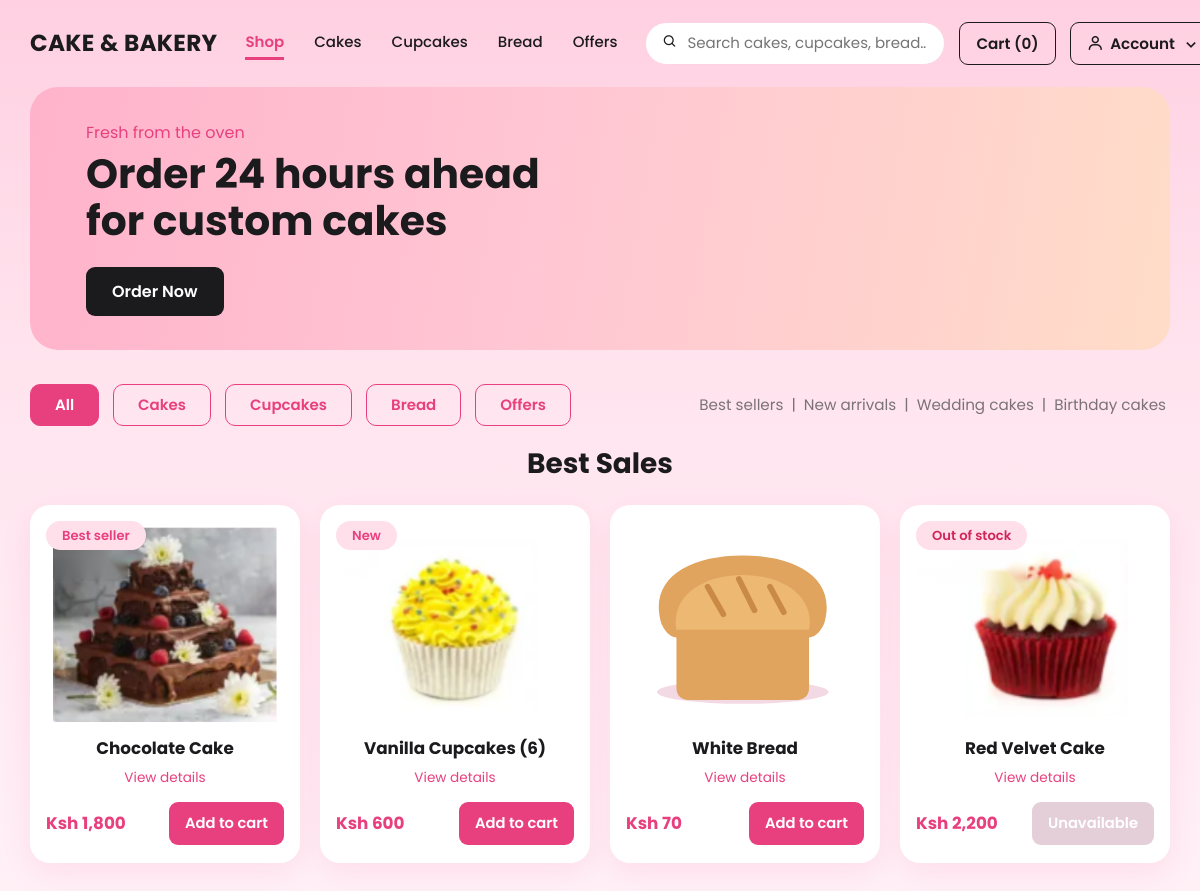
The page / on the database its author committed.
### tables this page shows
CREATE TABLE products (
  product_id INT AUTO_INCREMENT PRIMARY KEY,
  category_id INT NOT NULL,
  name VARCHAR(120) NOT NULL,
  description TEXT,
  price DECIMAL(10,2) NOT NULL CHECK (price >= 0),
  stock_qty INT NOT NULL DEFAULT 0 CHECK (stock_qty >= 0),
  low_stock_level INT NOT NULL DEFAULT 5,
  size_label VARCHAR(20) NULL,             
  pack_size INT NULL,                      
  badge ENUM('best_seller','new') NULL,    
  is_offer TINYINT(1) NOT NULL DEFAULT 0,  
  occasion ENUM('birthday','wedding') NULL,
  image VARCHAR(255) NOT NULL DEFAULT 'white-bread.png',
  is_active TINYINT(1) NOT NULL DEFAULT 1,
  FOREIGN KEY (category_id) REFERENCES categories(category_id)
);

### includes/auth.php (called while the page is built, shortened)
<?php
require_once __DIR__ . '/helpers.php';
function current_user(): ?array { return $_SESSION['user'] ?? null; }

### includes/migrate.php (called while the page is built, shortened)
<?php
function ensure_schema(PDO $pdo): void {
    $col = function (string $table, string $name, string $ddl) use ($pdo): void {
        try { $pdo->query("SELECT $name FROM $table LIMIT 0"); }
        catch (PDOException $e) {
            if (($e->errorInfo[1] ?? 0) == 1146 || stripos($e->getMessage(), 'no such table') !== false) throw $e;
            $pdo->exec("ALTER TABLE $table ADD COLUMN $name $ddl");
        }
    };
    try { $pdo->query('SELECT 1 FROM orders LIMIT 0'); } catch (PDOException $e) { return; }
    $col('orders',   'destination',         'VARCHAR(80) NULL');
    $col('orders',   'deleted_at',          'DATETIME NULL');
    $col('users',    'deleted_at',          'DATETIME NULL');
    $col('payments', 'payer_phone',         'VARCHAR(15) NULL');
    $col('payments', 'paid_amount',         'DECIMAL(10,2) NULL');
    $col('payments', 'merchant_request_id', 'VARCHAR(100) NULL');
    $col('payments', 'result_code',         'INT NULL');
    $col('payments', 'result_desc',         'VARCHAR(255) NULL');
    $col('payments', 'requested_at',        'DATETIME NULL');
    $col('payments', 'submitted_at',        'DATETIME NULL');
    $col('payments', 'verified_at',         'DATETIME NULL');
    $col('payments', 'verified_by',         'INT NULL');
    $col('payments', 'decline_reason',      'VARCHAR(255) NULL');
    install_delivery_destinations($pdo);
}
function install_delivery_destinations(PDO $pdo): void {
    try { $pdo->query('SELECT 1 FROM delivery_zones LIMIT 0'); }
    catch (PDOException $e) {
        $pdo->exec('CREATE TABLE IF NOT EXISTS delivery_zones (zone_id INT AUTO_INCREMENT PRIMARY KEY, name VARCHAR(80) NOT NULL UNIQUE, fee DECIMAL(10,2) NOT NULL, is_active TINYINT(1) NOT NULL DEFAULT 1) ENGINE=InnoDB');
    }
    $has = $pdo->prepare('SELECT COUNT(*) FROM delivery_zones WHERE name=?'); $has->execute([DELIVERY_DESTINATIONS[0][0]]);
    if ((int)$has->fetchColumn() > 0) return;
}

### config/db.php (called while the page is built, shortened)
<?php
function db(): PDO {
    static $pdo = null;
    if ($pdo === null) {
        try {
            $pdo = new PDO('mysql:host='.DB_HOST.';dbname='.DB_NAME.';charset=utf8mb4', DB_USER, DB_PASS, [
                PDO::ATTR_ERRMODE => PDO::ERRMODE_EXCEPTION,
                PDO::ATTR_DEFAULT_FETCH_MODE => PDO::FETCH_ASSOC,
                PDO::ATTR_EMULATE_PREPARES => false,
            ]);
        } catch (PDOException $e) {
            if (PHP_SAPI !== 'cli' && (($e->errorInfo[1] ?? 0) == 1049) && is_file(__DIR__.'/../install.php') && !headers_sent()) {
                header('Location: '.BASE_URL.'/install.php'); exit;
            }
            throw $e;
        }
        require_once __DIR__ . '/../includes/migrate.php';
        ensure_schema($pdo);
    }
    return $pdo;
}

### index.php (the view, shortened to what this page needs)
<?php
require_once 'includes/helpers.php';
require_once 'includes/auth.php';
$q = trim($_GET['q'] ?? '');
$where = ['p.is_active=1']; $args = [];
$st = db()->prepare('SELECT p.*, c.name AS category FROM products p JOIN categories c USING(category_id) WHERE '.implode(' AND ', $where).' ORDER BY (p.badge IS NULL), p.product_id');
$st->execute($args); $products = $st->fetchAll();
$titles = ['all'=>'Best Sales','cakes'=>'Cakes','cupcakes'=>'Cupcakes','bread'=>'Bread','offers'=>'Offers','best'=>'Best Sellers','new'=>'New Arrivals','wedding'=>'Wedding Cakes','birthday'=>'Birthday Cakes'];
$layout='shop'; $active='shop'; $title='Shop'; include 'includes/header.php'; ?>
<section class="hero">
  <div><small>Fresh from the oven</small><h2>Order 24 hours ahead for custom cakes</h2>
    <a class="btn-black" href="#products">Order Now</a></div>
</section>
<div class="chips">
  <?php foreach (['all'=>'All','cakes'=>'Cakes','cupcakes'=>'Cupcakes','bread'=>'Bread','offers'=>'Offers'] as $k=>$l): ?>
    <a class="chip <?= $f===$k?'on':'' ?>" href="<?= url('index.php'.($k==='all'?'':'?f='.$k)) ?>"><?= $l ?></a>
  <?php endforeach; ?>
  <span class="quick">
    <?php $qs = ['best'=>'Best sellers','new'=>'New arrivals','wedding'=>'Wedding cakes','birthday'=>'Birthday cakes']; $i=0;
    foreach ($qs as $k=>$l): if ($i++) echo '<i>|</i>'; ?><a class="<?= $f===$k?'on':'' ?>" href="<?= url('index.php?f='.$k) ?>"><?= $l ?></a><?php endforeach; ?>
  </span>
</div>
<h2 class="section-title" id="products"><?= $q !== '' ? 'Results for “'.e($q).'”' : e($titles[$f]) ?></h2>
<div class="grid">
<?php foreach ($products as $p): $out = $p['stock_qty'] <= 0; ?>
  <article class="pcard">
    <?php if ($out): ?><span class="tag out">Out of stock</span>
    <?php elseif ($p['badge']): ?><span class="tag"><?= $p['badge']==='new' ? 'New' : 'Best seller' ?></span><?php endif; ?>
    <a class="plink" href="<?= url('product.php?id='.$p['product_id']) ?>" title="View details">
      <div class="imgbox"><img src="<?= img_url($p['image']) ?>" alt="<?= e($p['name']) ?>"></div>
      <h3><?= e(product_title($p)) ?></h3></a>
    <a class="pmore" href="<?= url('product.php?id='.$p['product_id']) ?>">View details</a>
    <div class="buy">
      <span class="price"><?= money($p['price']) ?></span>
      <?php if ($out): ?><button class="btn" disabled>Unavailable</button>
      <?php else: ?>
        <form method="post" action="<?= url('cart.php') ?>"><?= csrf_field() ?>
          <input type="hidden" name="back" value="<?= e($_SERVER['REQUEST_URI']) ?>"><button class="btn">Add to cart</button></form>
      <?php endif; ?>
    </div>
  </article>
<?php endforeach; if (!$products): ?><p class="empty">No products found.</p><?php endif; ?>
</div>
<?php include 'includes/footer.php';

### includes/header.php (shortened to what this page needs)
<?php
require_once __DIR__ . '/auth.php';
$u = current_user();
$layout  = $layout  ?? 'shop';
$active  = $active  ?? '';
$section = $section ?? '';
$cartCount = count($_SESSION['cart'] ?? []);
$f = $_GET['f'] ?? 'all';
function nav_a(string $href, string $label, bool $on): string { return '<a href="'.e($href).'"'.($on?' class="on"':'').'>'.$label.'</a>'; }
function account_menu(?array $u): string {
    $label = 'Account';
    $h  = '<div class="dropdown account-menu">';
    $h .= '<button type="button" class="btn-outline account-btn" data-dropdown aria-haspopup="true" aria-expanded="false">';
    $h .= '<i class=\'bx bx-user\'></i> <span>'.$label.'</span> <i class=\'bx bx-chevron-down caret\'></i></button>';
    $h .= '<div class="dropdown-menu account-dd" role="menu">';
    if ($u) {
        $h .= '<div class="dd-user">'.e($u['name'] ?? 'there').'</div>';
        $h .= '<a role="menuitem" href="'.e(url('my_orders.php')).'"></i> My Orders</a>';
        $h .= logout_form('Logout', 'dd-logout');
    } else {
        $h .= '<a role="menuitem" href="'.e(url('login.php')).'"><i class=\'bx bx-log-in\'></i> Sign in</a>';
    }
    return $h.'</div></div>';
}
?>
<!doctype html><html lang="en"><head>
<link href='https://unpkg.com/boxicons@2.1.4/css/boxicons.min.css' rel='stylesheet'>
<link rel="stylesheet" href="<?= url('assets/css/style.css') ?>">
</head><body class="layout-<?= e($layout) ?>">
<?php if ($layout === 'admin'): ?>
<header class="topbar admin-top">
  <?= logo_html(url('admin/index.php')) ?>
   <nav class="topnav"><a href="<?= url('admin/index.php') ?>">Admin Panel</a><a class="on" href="<?= e(strtok($_SERVER['REQUEST_URI'] ?? '#', '?')) ?>"><?= e($section) ?></a></nav>
  <div class="top-right"><span class="who" title="Signed in as administrator"><?= e($u['name'] ?? 'Admin') ?></span>
    <a class="btn-outline" href="<?= url('index.php') ?>">View shop</a><?= logout_form('Logout', 'btn-outline logout-btn', 'admin') ?></div>
</header>
<div class="admin-shell">
  <aside class="sidebar">
    <?php foreach (['index'=>'Dashboard','products'=>'Products','orders'=>'Orders','customers'=>'Customers','payments'=>'Payments','delivery'=>'Delivery','reports'=>'Reports'] as $k=>$l): ?>
      <a href="<?= url('admin/'.$k.'.php') ?>" class="<?= $active===$k?'on':'' ?>"><?= $l ?></a>
    <?php endforeach; ?>
    <hr><?= logout_form('Logout', 'logout-side', 'admin') ?>
  </aside>
  <section class="admin-main">
<?php else: ?>
<header class="topbar">
  <?= logo_html(url('index.php')) ?>
  <?php if ($layout === 'shop'): ?>
    <nav class="topnav">
      <?= nav_a(url('index.php'), 'Shop', $active==='shop' && $f==='all') ?>
      <?= nav_a(url('index.php?f=cakes'), 'Cakes', $f==='cakes') ?>
      <?= nav_a(url('index.php?f=cupcakes'), 'Cupcakes', $f==='cupcakes') ?>
      <?= nav_a(url('index.php?f=bread'), 'Bread', $f==='bread') ?>
      <?= nav_a(url('index.php?f=offers'), 'Offers', $f==='offers') ?>
    </nav>
    <div class="top-right">
      <form class="search" action="<?= url('index.php') ?>" method="get"><span><i class='bx bx-search'></i></span><input name="q" placeholder="Search cakes, cupcakes, bread…" value="<?= e($_GET['q'] ?? '') ?>"></form>
      <a class="btn-outline" href="<?= url('cart.php') ?>">Cart (<?= $cartCount ?>)</a>
      <?= account_menu($u) ?>
    </div>
  <?php endif; ?>
</header>
<main class="wrap">
<?php endif; ?>

### includes/helpers.php (shortened to what this page needs)
<?php
require_once __DIR__ . '/../config/db.php';
function e($s): string { return htmlspecialchars((string)$s, ENT_QUOTES, 'UTF-8'); }
function money($n): string { return 'Ksh ' . number_format((float)$n, 0); }
function url(string $p = ''): string { return BASE_URL . '/' . ltrim($p, '/'); }
function img_url(string $f): string { return url('assets/img/'.$f); }
function product_title(array $p): string { return $p['name'] . (!empty($p['pack_size']) ? ' ('.$p['pack_size'].')' : ''); }
function logo_html(string $href): string {
    return '<a class="logo" href="'.e($href).'">CAKE &amp; BAKERY</a>';
}

### includes/footer.php (shortened to what this page needs)
<?php if (($layout ?? 'shop') === 'admin'): ?>
  </section></div>
<?php else: ?>
</main>
<?php endif; ?>
</body></html>

### assets/css/style.css (style rules this page uses)
:root { --pink:#e8407e; --pink-dark:#d12f6c; --pink-soft:#fff0f6; --pink-line:#f3b9d0; --pink-text:#e8407e; --ink:#1b1a1d; --muted:#7b7278; --card:#fff; --peach:#ffd9c2; --shadow:0 10px 30px rgba(232,64,126,.10); }
* { box-sizing:border-box }
html { scroll-behavior:smooth;background:#fff1f7 }
body { margin:0;font-family:'Poppins',system-ui,-apple-system,'Segoe UI',sans-serif;color:var(--ink);font-size:15px;line-height:1.5; background:linear-gradient(180deg,#ffd0e1 0%,#ffe4ee 40%,#fff1f7 100%) fixed;min-height:100vh }
a { color:inherit }
h1,h2,h3 { margin:0;font-weight:700;line-height:1.15 }
.wrap { max-width:1180px;margin:0 auto;padding:0 20px 60px }
.topbar { max-width:1180px;margin:0 auto;padding:22px 20px;display:flex;align-items:center;gap:28px }
.logo { display:flex;align-items:center;gap:10px;font-weight:700;font-size:1.45rem;letter-spacing:.3px;text-decoration:none;white-space:nowrap }
.topnav { display:flex;gap:30px;margin:0 auto }
.topnav a { text-decoration:none;font-weight:500;padding:4px 0;border-bottom:3px solid transparent }
.topnav a.on { color:var(--pink);font-weight:600;border-bottom-color:var(--pink) }
.top-right { display:flex;align-items:center;gap:14px }
.btn-outline { display:inline-block;border:1.5px solid var(--ink);background:transparent;color:var(--ink);padding:9px 22px;border-radius:9px;font:600 .95rem 'Poppins',sans-serif;text-decoration:none;cursor:pointer }
.search { display:flex;align-items:center;gap:8px;background:#fff;border:1.5px solid #fbd3e2;border-radius:30px;padding:8px 16px;width:300px }
.search input { border:0;outline:0;font:inherit;color:var(--muted);width:100%;background:transparent }
.btn,.btn-pink { display:inline-block;background:var(--pink);color:#fff;border:0;border-radius:9px;padding:12px 22px;font:600 1rem 'Poppins',sans-serif;text-decoration:none;cursor:pointer;text-align:center;text-transform:none }
.btn-black { background:var(--ink);color:#fff;border-radius:9px;padding:12px 26px;font:600 1rem 'Poppins',sans-serif;border:0;text-decoration:none;display:inline-block;cursor:pointer }
.btn[disabled],.btn.is-disabled { background:#e4cfd8;color:#fff;cursor:not-allowed }
.hero { background:linear-gradient(100deg,#ffb3cb 0%,#ffc6d3 45%,#ffdcc8 100%);border-radius:28px;padding:34px 56px;display:flex;align-items:center;justify-content:space-between;gap:24px;overflow:hidden }
.hero small { color:var(--pink);font-size:1rem }
.hero h2 { font-size:clamp(1.8rem,3.4vw,2.8rem);margin:6px 0 22px;max-width:520px }
.chips { display:flex;align-items:center;gap:14px;margin:34px 0 22px;flex-wrap:wrap }
.chip { border:1.5px solid var(--pink);color:var(--pink);background:transparent;border-radius:10px;padding:9px 24px;font-weight:600;text-decoration:none }
.chip.on { background:var(--pink);color:#fff }
.quick { margin-left:auto;color:var(--muted);font-size:.95rem }
.quick a { text-decoration:none;padding:0 4px }
.quick i { font-style:normal;margin:0 4px }
.section-title { text-align:center;font-size:1.75rem;margin:14px 0 24px }
.grid { display:grid;grid-template-columns:repeat(4,1fr);gap:20px }
.pcard { background:#fff;border-radius:20px;padding:16px 16px 18px;box-shadow:var(--shadow);position:relative;display:flex;flex-direction:column }
.pcard .imgbox { height:200px;display:grid;place-items:center;margin-top:4px }
.pcard img { max-width:100%;max-height:195px;object-fit:contain }
.pcard h3 { text-align:center;font-size:1.05rem;margin:14px 0 18px }
.pcard .buy { display:flex;align-items:center;justify-content:space-between;margin-top:auto }
.price { color:var(--pink);font-weight:700;font-size:1.05rem }
.pcard .btn { padding:11px 16px;font-size:.92rem }
.tag { position:absolute;top:16px;left:16px;background:#ffe0ea;color:var(--pink);font-weight:600;font-size:.82rem;border-radius:20px;padding:5px 16px;z-index:1 }
.tag.out { color:#d1245a }
.dropdown { position:relative }
.plink { color:inherit;text-decoration:none;display:block }
.pmore { display:block;text-align:center;font-size:.85rem;color:var(--pink);text-decoration:none;margin:-8px 0 14px }
.btn-outline { white-space:nowrap }
.top-right { flex-wrap:nowrap }
.topbar .top-right .btn-outline { padding:9px 16px }
.search { min-width:0;flex:1 1 180px;max-width:300px }
.account-menu { position:relative }
.account-btn { display:inline-flex;align-items:center;gap:6px }
.account-btn .bx { font-size:1.1rem;line-height:1 }
.account-btn .caret { font-size:1.25rem;transition:transform .2s }

### rows shown on the page
products: stock_qty "Best seller", image (picture), name "Chocolate Cake", price "Ksh 1,800"
products: stock_qty "New", image (picture), product_title($p) "Vanilla Cupcakes (6)", price "Ksh 600"
products: image (picture), name "White Bread", price "Ksh 70"
products: stock_qty "Out of stock", image (picture), name "Red Velvet Cake", price "Ksh 2,200"

### other values the page prints
$label "Shop Cakes Cupcakes Bread Offers"
$cartCount "0"
$label "Account"
$l "All"
$l "Cakes"
$l "Cupcakes"
$l "Bread"
$l "Offers"
$l "Best sellers"
$l "New arrivals"
$l "Wedding cakes"
$l "Birthday cakes"
$titles[$f] "Best Sales"
